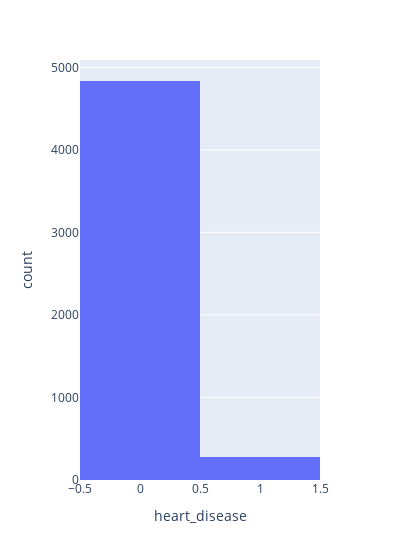

Write notebook code for a chart like this one.
### Code cell
fig = px.histogram(df, x='heart_disease', width=400)
fig.show()

### Figure 1 — Plotly figure (JSON) as saved in the notebook; plotly's stock layout.template omitted (floating-point values rounded to 4 significant figures; data arrays with more than 128 entries replaced by an {"elided": "..."} marker saying what was removed)
{"data": [{"alignmentgroup": "True", "bingroup": "x", "hovertemplate": "heart_disease=%{x}<br>count=%{y}<extra></extra>", "legendgroup": "", "marker": {"color": "#636efa", "pattern": {"shape": ""}}, "name": "", "offsetgroup": "", "orientation": "v", "showlegend": false, "type": "histogram", "x": {"elided": "5110 int values"}, "xaxis": "x", "yaxis": "y"}], "layout": {"barmode": "relative", "legend": {"tracegroupgap": 0}, "margin": {"t": 60}, "width": 400, "xaxis": {"anchor": "y", "domain": [0, 1], "title": {"text": "heart_disease"}}, "yaxis": {"anchor": "x", "domain": [0, 1], "title": {"text": "count"}}}}
